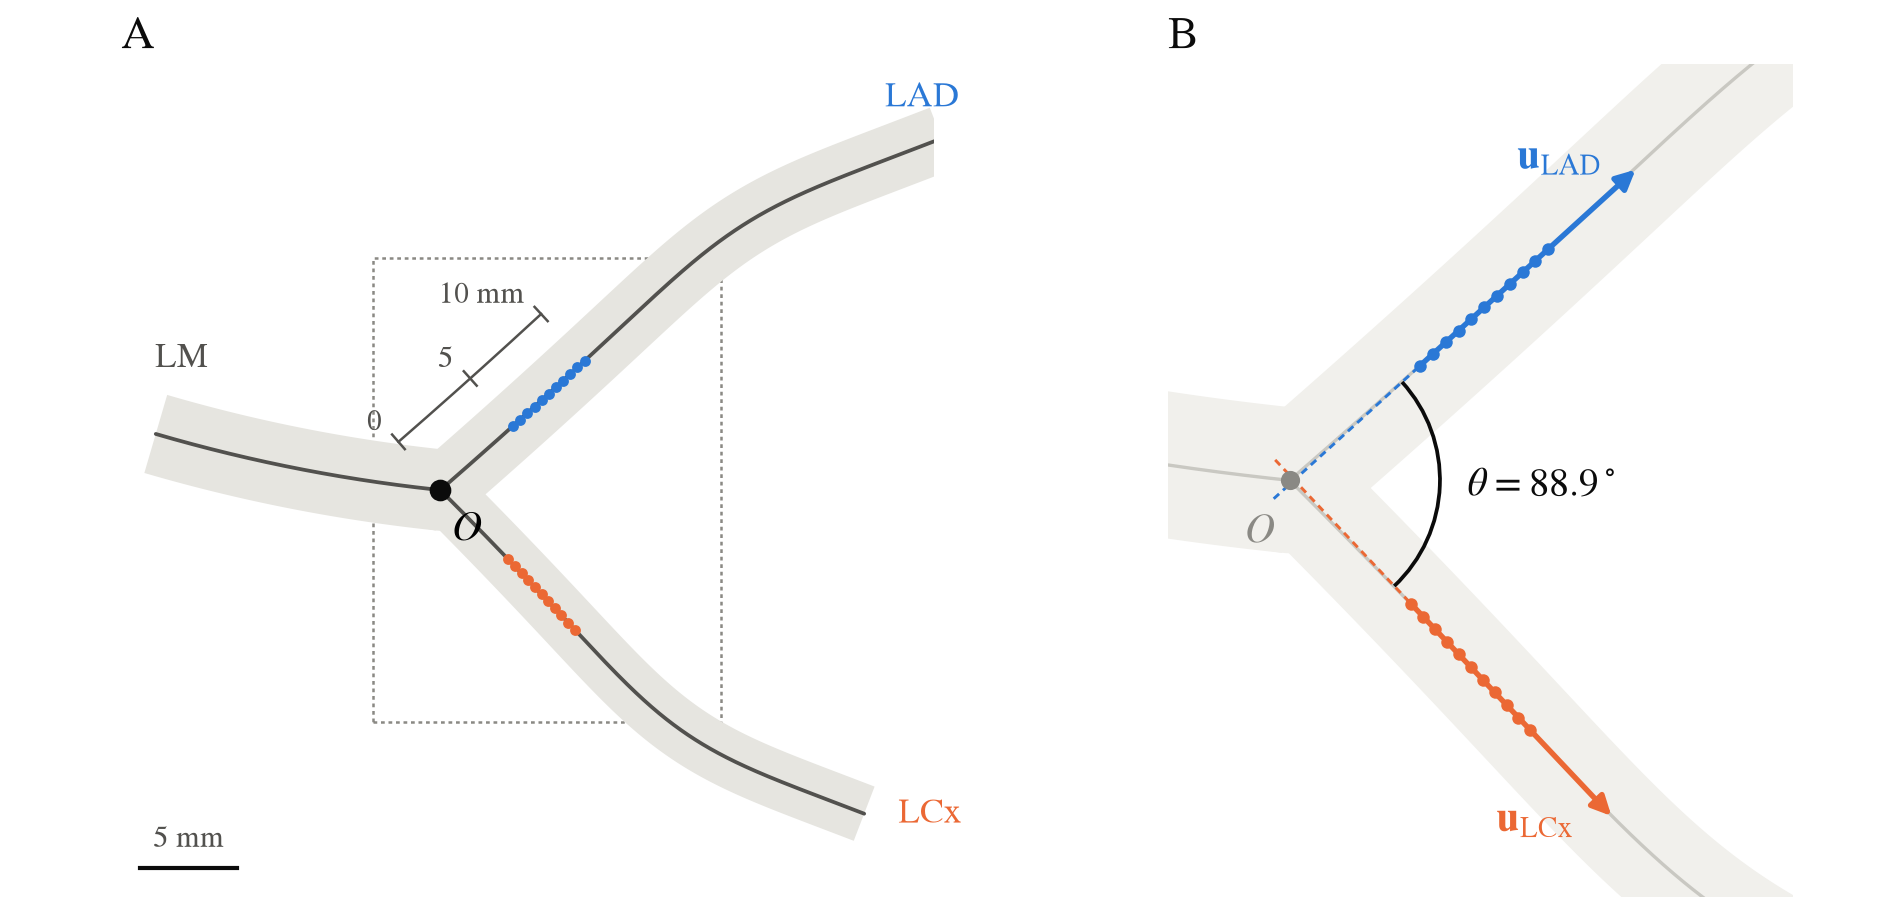

Generate this figure with Python:
"""Figure for Section sec:method-angle (fig:method-angle): the LAD-LCx bifurcation angle from the points 5 to
10 mm from the bifurcation point and a line fitted through each set.

    python Thesis_coronary/content/methodology/figures/bifurcation_angle_figure.py

A made-up left main bifurcation (no patient data), run through the real code of
CGPS_data/thesis_final/bifurcation_angle.py (DEPTHS, point_at_depth, artery_direction, lm_angle).
A, the vessels as a grey lumen with their centerline, the bifurcation point O, the distance along the LAD
centerline from O (bracket with ticks at 0, 5 and 10 mm) and the points every 0.5 mm from 5 to 10 mm on both
arteries; a dotted box marks the region shown in B. B, the same points, the least-squares line through each
set (solid over the stretch, dashed back towards O, which it does not pass through), the unit vectors
u_LAD and u_LCx pointing away from the bifurcation, and the angle theta with its value from lm_angle.
2026-11-11: first version (two panels, centerline dots, floating depth labels).
2026-11-11 (user: one figure of academic standard, slick and minimal, holding all the information in the
text): redrawn as above; arteries made to bend beyond 10 mm so the shape looks anatomical while the
5 to 10 mm stretch stays nearly straight. Colours as in curvature_figure.py: blue LAD, orange LCx.
Writes bifurcation_angle_figure.{pdf,png} next to this file. Thesis style: serif, white, no title.
"""
import sys
from pathlib import Path

import matplotlib

matplotlib.use("Agg")
import matplotlib.pyplot as plt
import numpy as np
from matplotlib.patches import Arc, Rectangle

ROOT = Path(__file__).resolve().parents[4]
sys.path.insert(0, str(ROOT / "CGPS_data" / "thesis_final"))
from bifurcation_angle import DEPTHS, artery_direction, lm_angle, point_at_depth  # noqa: E402

INK, INK2, MUTED, SURF = "#0b0b0b", "#52514e", "#8a8984", "white"
LUMEN, LUMEN_B, CL_B = "#e6e5e0", "#f1f0ec", "#c9c8c2"  # lumen in A, lumen and centerline faded in B
COL = {"LAD": "#2a78d6", "LCx": "#eb6834"}  # blue and orange of curvature_figure.py

plt.rcParams.update({"font.family": "serif", "font.serif": ["STIX Two Text", "STIXGeneral", "DejaVu Serif"],
                     "mathtext.fontset": "stix", "font.size": 8.5, "figure.facecolor": SURF,
                     "axes.facecolor": SURF, "savefig.facecolor": SURF})


# ---------------------------------------------------------------- made-up left main bifurcation
def path(start, heading_deg, k, length, n=1500):
    """Dense 2D path from start with the given initial heading (degrees) and curvature k(u) (1/mm)."""
    u = np.linspace(0, length, n)
    head = np.radians(heading_deg) + np.r_[0, np.cumsum((k(u[1:]) + k(u[:-1])) / 2 * np.diff(u))]
    return start + np.c_[np.r_[0, np.cumsum(np.cos(head[:-1]) * np.diff(u))],
                         np.r_[0, np.cumsum(np.sin(head[:-1]) * np.diff(u))]]


def arc(Y):
    return np.r_[0, np.cumsum(np.linalg.norm(np.diff(Y, axis=0), axis=1))]


O = np.zeros(2)
lad2 = path(O, 41, lambda u: 0.003 - 0.05 * np.exp(-((u - 21) / 5) ** 2), 32)  # bends beyond about 13 mm
lcx2 = path(O, -45, lambda u: -0.004 + 0.06 * np.exp(-((u - 18) / 5) ** 2), 28)  # wraps back along the groove
lm2 = path(O, 174, lambda u: -0.012 + 0 * u, 15)[::-1]  # drawn only: built from O back to the ostium
lad, cx = [(np.c_[Y, np.zeros(len(Y))], arc(Y)) for Y in (lad2, lcx2)]
theta = lm_angle(lad, cx)
theta_origin = lm_angle(lad, cx, method="origin")
pts = {n: np.array([point_at_depth(Y, s, d) for d in DEPTHS])[:, :2] for n, (Y, s) in (("LAD", lad), ("LCx", cx))}
dirs = {n: artery_direction(Y, s)[:2] for n, (Y, s) in (("LAD", lad), ("LCx", cx))}


def normals(Y):
    t = np.gradient(Y, axis=0)
    t /= np.linalg.norm(t, axis=1)[:, None]
    return np.c_[-t[:, 1], t[:, 0]]


def lumen(ax, Y, width, color):
    """The vessel as a band of the given width (mm) around its centerline."""
    nrm = normals(Y)
    ring = np.r_[Y + width / 2 * nrm, (Y - width / 2 * nrm)[::-1]]
    ax.fill(*ring.T, color=color, lw=0, zorder=1)


def vessels(ax, lumen_c, cl_c, cl_lw):
    for Y, w in ((lm2, 4.2), (lad2, 3.4), (lcx2, 3.0)):
        lumen(ax, Y, w, lumen_c)
    ax.add_patch(plt.Circle(O, 2.1, color=lumen_c, lw=0, zorder=1))  # closes the confluence at O
    for Y in (lm2, lad2, lcx2):
        ax.plot(*Y.T, color=cl_c, lw=cl_lw, solid_capstyle="round", zorder=2)


def letter(ax, c):
    pos = ax.get_position()
    ax.figure.text(pos.x0, 0.985, c, fontsize=11, color=INK, va="top", ha="left")


# ---------------------------------------------------------------- layout: one scale for both panels
XA, YA = (-16.5, 25.5), (-21.0, 22.0)
XB, YB = (-3.5, 14.5), (-12.0, 12.0)
wa, wb = XA[1] - XA[0], XB[1] - XB[0]
fig = plt.figure(figsize=(6.3, 3.05))
gs = fig.add_gridspec(1, 2, width_ratios=[wa / (YA[1] - YA[0]), wb / (YB[1] - YB[0])], wspace=0.06,
                      left=0.01, right=0.99, top=0.93, bottom=0.02)

# ---------------------------------------------------------------- A: O, distance along the centerline, the points
ax = fig.add_subplot(gs[0])
vessels(ax, LUMEN, INK2, 0.9)
for n in ("LAD", "LCx"):
    ax.plot(*pts[n].T, "o", color=COL[n], ms=2.6, mew=0, zorder=4)
ax.plot(*O, "o", color=INK, ms=4.2, zorder=5)
ax.text(O[0] + 0.6, O[1] - 1.0, "$O$", fontsize=10, ha="left", va="top", zorder=6)

# distance along the LAD centerline: a bracket offset to its left side, ticks at 0, 5 and 10 mm
sl = lad[1]
nl = normals(lad2)
m = sl <= 10.0
ax.plot(*(lad2[m] + 3.3 * nl[m]).T, color=INK2, lw=0.6, zorder=3)
for d in (0.0, 5.0, 10.0):
    i = int(np.argmin(np.abs(sl - d)))
    ax.plot(*np.c_[lad2[i] + 2.8 * nl[i], lad2[i] + 3.8 * nl[i]], color=INK2, lw=0.6, zorder=3)
    ax.text(*(lad2[i] + 4.6 * nl[i]), f"{d:.0f}" + (" mm" if d == 10 else ""), fontsize=7, color=INK2,
            ha="right", va="center", zorder=3)

ax.text(*(lm2[0] + [0.0, 3.0]), "LM", fontsize=8.5, color=INK2, ha="left", va="bottom")
ax.text(*(lad2[-1] + [-1.0, 1.2]), "LAD", fontsize=8.5, color=COL["LAD"], ha="center", va="bottom")
ax.text(*(lcx2[-1] + [1.8, 0.0]), "LCx", fontsize=8.5, color=COL["LCx"], ha="left", va="center")
ax.add_patch(Rectangle((XB[0], YB[0]), wb, YB[1] - YB[0], fill=False, ec=MUTED, lw=0.6, ls=(0, (1.5, 1.5)),
                       zorder=0))
ax.plot([XA[0] + 1.0, XA[0] + 6.0], [YA[0] + 1.5] * 2, color=INK, lw=1.0)  # 5 mm scale bar
ax.text(XA[0] + 3.5, YA[0] + 2.2, "5 mm", fontsize=7, color=INK2, ha="center", va="bottom")
ax.set(aspect="equal", xlim=XA, ylim=YA)
ax.axis("off")
letter(ax, "A")

# ---------------------------------------------------------------- B: fitted lines, directions and theta
ax = fig.add_subplot(gs[1])
vessels(ax, LUMEN_B, CL_B, 0.8)
c = {n: pts[n].mean(axis=0) for n in pts}  # each fitted line passes through the mean of its points
X = c["LAD"] + np.linalg.solve(np.c_[dirs["LAD"], -dirs["LCx"]], c["LCx"] - c["LAD"])[0] * dirs["LAD"]
for n, side in (("LAD", 1), ("LCx", -1)):
    u, col = dirs[n], COL[n]
    t0, t1 = (pts[n][0] - c[n]) @ u, (pts[n][-1] - c[n]) @ u
    tx = (X - c[n]) @ u
    ax.plot(*np.c_[c[n] + (tx - 0.8) * u, c[n] + t0 * u], color=col, lw=0.7, ls=(0, (2.5, 1.8)), zorder=3)
    ax.plot(*np.c_[c[n] + t0 * u, c[n] + t1 * u], color=col, lw=1.3, zorder=3)
    ax.plot(*pts[n].T, "o", color=col, ms=3.0, mew=0, zorder=4)
    tip = c[n] + t1 * u
    ax.annotate("", tip + 3.4 * u, tip, zorder=5,
                arrowprops=dict(arrowstyle="-|>,head_length=0.45,head_width=0.22", color=col, lw=1.3,
                                shrinkA=0, shrinkB=0))
    nv = np.array([-u[1], u[0]]) * side
    ax.text(*(tip + 2.0 * u + 1.7 * nv), rf"$\mathbf{{u}}_{{\mathrm{{{n}}}}}$", color=col, fontsize=10,
            ha="center", va="center", zorder=5)
ax.plot(*O, "o", color=MUTED, ms=3.6, zorder=4)
ax.text(O[0] - 0.4, O[1] - 0.9, "$O$", fontsize=10, color=MUTED, ha="right", va="top", zorder=6)
a0 = np.degrees(np.arctan2(dirs["LCx"][1], dirs["LCx"][0]))
a1 = np.degrees(np.arctan2(dirs["LAD"][1], dirs["LAD"][0]))
R = 4.2
ax.add_patch(Arc(X, 2 * R, 2 * R, theta1=a0, theta2=a1, color=INK, lw=0.9, zorder=5))
mid = np.radians((a0 + a1) / 2)
ax.text(*(X + (R + 0.8) * np.array([np.cos(mid), np.sin(mid)])), rf"$\theta = {theta:.1f}^\circ$",
        fontsize=9.5, color=INK, ha="left", va="center", zorder=6,
        bbox=dict(fc=SURF, ec="none", pad=0.5, alpha=0.9))
ax.set(aspect="equal", xlim=XB, ylim=YB)
ax.axis("off")
letter(ax, "B")

out = Path(__file__).with_suffix("")
fig.savefig(f"{out}.pdf")
fig.savefig(f"{out}.png", dpi=300)
print(f"wrote {out}.pdf/.png")
print(f"theta (fit) {theta:.2f} deg, from O {theta_origin:.2f} deg; fitted lines cross at {X.round(2)} mm")
